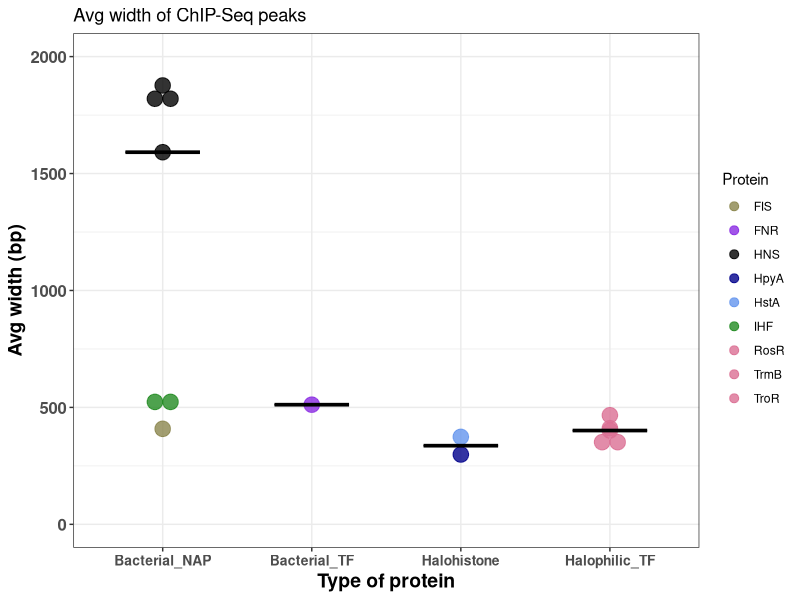
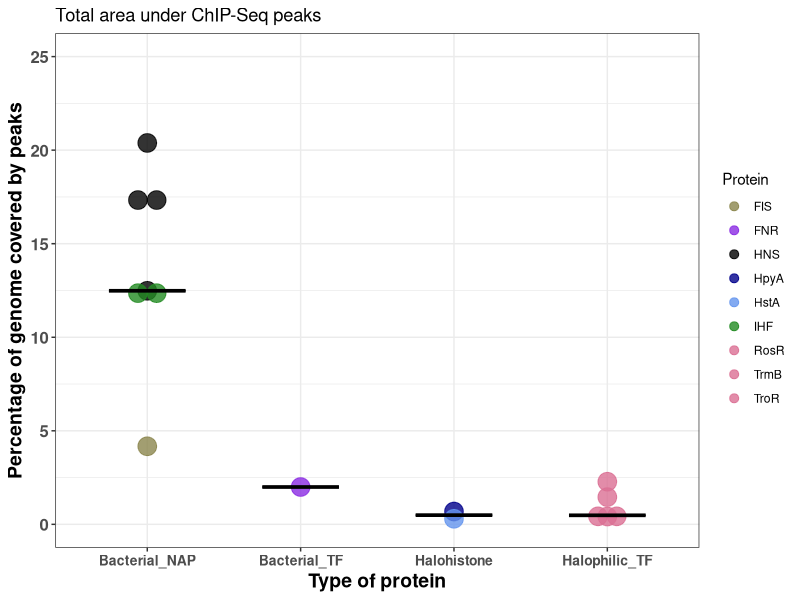

R code for these plots, in order:
## ---- chunk 1
library(readxl)
library(ggplot2)

Peakcharacteristics=read_excel("TableS3_peakcharacteristics.xlsx",sheet = "TableS3")
## ---- chunk 2
#Average widfth of peaks
ggplot(Peakcharacteristics,aes(x=Type_of_protein,y=Avg_width)) + geom_dotplot(alpha=0.8,binaxis="y",stackdir="center",aes(fill=Protein,color=Protein)) + stat_summary(fun=median,fun.min=median,fun.max=median,geom="crossbar",width=0.5) + theme_bw() + scale_fill_manual(values=c("khaki4","blueviolet","black","darkblue","cornflowerblue","forestgreen","palevioletred","palevioletred","palevioletred")) + scale_color_manual(values=c("khaki4","blueviolet","black","darkblue","cornflowerblue","forestgreen","palevioletred","palevioletred","palevioletred")) + ylim(c(0,2000)) + ggtitle("Avg width of ChIP-Seq peaks") + xlab("Type of protein") + ylab("Avg width (bp)") + theme(axis.text=element_text(family="sans",size=12,face="bold"),axis.text.x=element_text(size=10),axis.title=element_text(family="sans",size=14,face="bold"))

#Percentage of genome covered by binding peaks
ggplot(Peakcharacteristics,aes(x=Type_of_protein,y=Percent_covered)) + geom_dotplot(alpha=0.8,binaxis="y",binwidth=1,stackdir="center",aes(fill=Protein,color=Protein)) + stat_summary(fun=median,fun.min=median,fun.max=median,geom="crossbar",width=0.5) + theme_bw()+ylim(c(0,25)) + scale_fill_manual(values=c("khaki4","blueviolet","black","darkblue","cornflowerblue","forestgreen","palevioletred","palevioletred","palevioletred")) + scale_color_manual(values=c("khaki4","blueviolet","black","darkblue","cornflowerblue","forestgreen","palevioletred","palevioletred","palevioletred")) + ggtitle("Total area under ChIP-Seq peaks") + xlab("Type of protein") + ylab("Percentage of genome covered by peaks") + theme(axis.text=element_text(family="sans",size=12,face="bold"),axis.text.x=element_text(size=10),axis.title=element_text(family="sans",size=14,face="bold"))
## ---- chunk 3
#pdf("Peak_width.pdf",height=4,width=6)

#Average widfth of peaks
#ggplot(Peakcharacteristics,aes(x=Type_of_protein,y=Avg_width)) + geom_dotplot(alpha=0.8,binaxis="y",stackdir="center",aes(fill=Protein,color=Protein)) + stat_summary(fun=median,fun.min=median,fun.max=median,geom="crossbar",width=0.5) + theme_bw() + scale_fill_manual(values=c("khaki4","blueviolet","black","darkblue","cornflowerblue","forestgreen","palevioletred","palevioletred","palevioletred")) + scale_color_manual(values=c("khaki4","blueviolet","black","darkblue","cornflowerblue","forestgreen","palevioletred","palevioletred","palevioletred")) + ylim(c(0,2000)) + ggtitle("Avg width of ChIP-Seq peaks") + xlab("Type of protein") + ylab("Avg width (bp)") + theme(axis.text=element_text(family="sans",size=12,face="bold"),axis.text.x=element_text(size=10),axis.title=element_text(family="sans",size=14,face="bold"))
#dev.off()

#pdf("Peak_coverage.pdf",height=4,width=6)
#Percentage of genome covered by binding peaks
#ggplot(Peakcharacteristics,aes(x=Type_of_protein,y=Percent_covered)) + geom_dotplot(alpha=0.8,binaxis="y",binwidth=1,stackdir="center",aes(fill=Protein,color=Protein)) + stat_summary(fun=median,fun.min=median,fun.max=median,geom="crossbar",width=0.5) + theme_bw()+ylim(c(0,25)) + scale_fill_manual(values=c("khaki4","blueviolet","black","darkblue","cornflowerblue","forestgreen","palevioletred","palevioletred","palevioletred")) + scale_color_manual(values=c("khaki4","blueviolet","black","darkblue","cornflowerblue","forestgreen","palevioletred","palevioletred","palevioletred")) + ggtitle("Total area under ChIP-Seq peaks") + xlab("Type of protein") + ylab("%age of genome covered by peaks") + theme(axis.text=element_text(family="sans",size=12,face="bold"),axis.text.x=element_text(size=10),axis.title=element_text(family="sans",size=14,face="bold"))

#dev.off()
## ---- chunk 4
sessionInfo()
